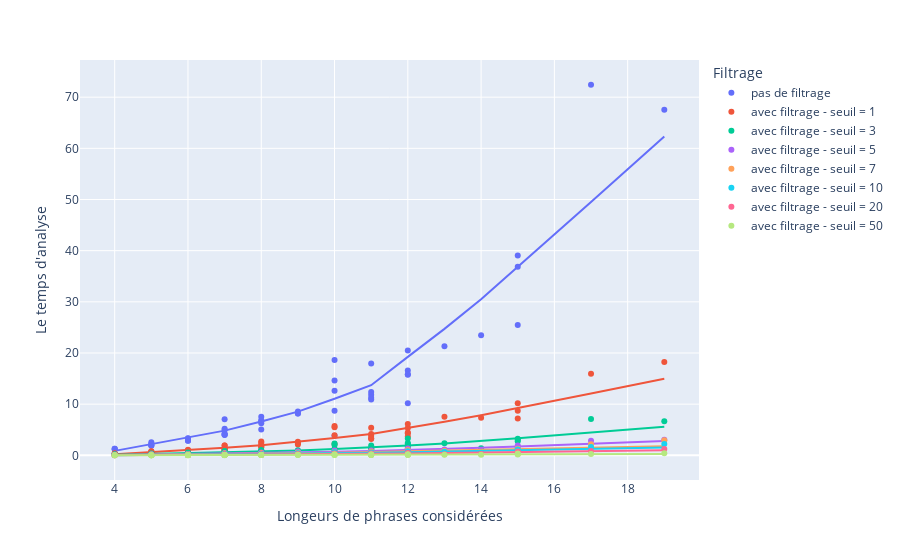

Write notebook code for a chart like this one.
### Code cell
# data = {   'Longeurs de phrases considérées' : all_lengths_filtered_sorted ,
#            "Le temps d'analyse" : all_times_filtered_sorted,
#            "Filtrage" : [[f"avec filtrage - seuil = {seuil_filtrage[i]}" if i else "pas de filtrage"]*len(all_lengths_filtered_sorted[i]) for i in range(len(seuil_filtrage))] ,
#         }
longs= sum([list(x) for x in all_lengths_filtered], [])
temps = sum([list(x) for x in  all_times_filtered], [])
label = [[f"avec filtrage - seuil = {seuil_filtrage[i]}" if i else "pas de filtrage"]*len(all_lengths_filtered[i]) for i in range(len(seuil_filtrage)) ]
data = {   'Longeurs de phrases considérées' : longs ,
           "Le temps d'analyse" : temps,
           "Filtrage" : sum(label,[]),
        }
df = pd.DataFrame(data)

fig = px.scatter(df, x='Longeurs de phrases considérées', y="Le temps d'analyse", color="Filtrage", trendline="lowess")
fig.show()

### Figure 1 — Plotly figure (JSON) as saved in the notebook; plotly's stock layout.template omitted (floating-point values rounded to 4 significant figures)
{"data": [{"hovertemplate": "Filtrage=pas de filtrage<br>Longeurs de phrases considérées=%{x}<br>Le temps d'analyse=%{y}<extra></extra>", "legendgroup": "pas de filtrage", "marker": {"color": "#636efa", "symbol": "circle"}, "mode": "markers", "name": "pas de filtrage", "orientation": "v", "showlegend": true, "type": "scatter", "x": [10, 10, 7, 11, 11, 12, 13, 11, 12, 11, 15, 8, 14, 12, 17, 15, 9, 5, 8, 7, 5, 6, 15, 5, 9, 8, 4, 6, 9, 7, 8, 5, 11, 12, 7, 8, 5, 10, 19, 6, 10, 7, 6, 4, 12, 4, 7, 7, 6, 10], "xaxis": "x", "y": [18.65, 12.62, 5.205, 11.83, 11.24, 10.2, 21.3, 17.92, 16.6, 10.9, 25.48, 6.675, 23.48, 15.85, 72.43, 36.86, 8.167, 2.002, 5.026, 4.02, 1.902, 2.866, 39.03, 1.854, 8.55, 6.857, 1.291, 3.02, 8.188, 4.332, 7.552, 2.559, 12.35, 15.77, 7.061, 6.286, 2.212, 14.61, 67.54, 3.332, 8.697, 4.978, 2.852, 1.204, 20.49, 1.279, 4.022, 4.032, 3.271, 3.802], "yaxis": "y"}, {"hovertemplate": "<b>LOWESS trendline</b><br><br>Filtrage=pas de filtrage<br>Longeurs de phrases considérées=%{x}<br>Le temps d'analyse=%{y} <b>(trend)</b><extra></extra>", "legendgroup": "pas de filtrage", "marker": {"color": "#636efa", "symbol": "circle"}, "mode": "lines", "name": "pas de filtrage", "showlegend": false, "type": "scatter", "x": [4, 4, 4, 5, 5, 5, 5, 5, 6, 6, 6, 6, 6, 7, 7, 7, 7, 7, 7, 7, 8, 8, 8, 8, 8, 9, 9, 9, 10, 10, 10, 10, 10, 11, 11, 11, 11, 11, 12, 12, 12, 12, 12, 13, 14, 15, 15, 15, 17, 19], "xaxis": "x", "y": [0.8683, 0.8683, 0.8683, 2.141, 2.141, 2.141, 2.141, 2.141, 3.45, 3.45, 3.45, 3.45, 3.45, 4.827, 4.827, 4.827, 4.827, 4.827, 4.827, 4.827, 6.602, 6.602, 6.602, 6.602, 6.602, 8.536, 8.536, 8.536, 11.05, 11.05, 11.05, 11.05, 11.05, 13.71, 13.71, 13.71, 13.71, 13.71, 19.23, 19.23, 19.23, 19.23, 19.23, 24.72, 30.5, 36.82, 36.82, 36.82, 49.49, 62.31], "yaxis": "y"}, {"hovertemplate": "Filtrage=avec filtrage - seuil = 1<br>Longeurs de phrases considérées=%{x}<br>Le temps d'analyse=%{y}<extra></extra>", "legendgroup": "avec filtrage - seuil = 1", "marker": {"color": "#EF553B", "symbol": "circle"}, "mode": "markers", "name": "avec filtrage - seuil = 1", "orientation": "v", "showlegend": true, "type": "scatter", "x": [10, 10, 7, 11, 11, 12, 13, 11, 12, 11, 15, 8, 14, 12, 17, 15, 9, 5, 8, 7, 5, 6, 15, 5, 9, 8, 4, 6, 9, 7, 8, 5, 11, 12, 7, 8, 5, 10, 19, 6, 10, 7, 6, 4, 12, 4, 7, 7, 6, 10], "xaxis": "x", "y": [5.738, 5.509, 1.915, 3.815, 4.183, 3.688, 7.531, 5.394, 5.361, 3.194, 7.213, 2.06, 7.333, 4.478, 15.96, 8.72, 2.09, 0.5935, 1.556, 0.9921, 0.494, 0.9046, 10.17, 0.755, 2.334, 1.789, 0.295, 0.785, 2.626, 1.358, 2.7, 0.8066, 3.352, 4.316, 1.916, 2.453, 0.6206, 3.929, 18.24, 0.9605, 2.206, 1.279, 0.6193, 0.291, 6.106, 0.426, 1.1, 1.109, 1.096, 1.226], "yaxis": "y"}, {"hovertemplate": "<b>LOWESS trendline</b><br><br>Filtrage=avec filtrage - seuil = 1<br>Longeurs de phrases considérées=%{x}<br>Le temps d'analyse=%{y} <b>(trend)</b><extra></extra>", "legendgroup": "avec filtrage - seuil = 1", "marker": {"color": "#EF553B", "symbol": "circle"}, "mode": "lines", "name": "avec filtrage - seuil = 1", "showlegend": false, "type": "scatter", "x": [4, 4, 4, 5, 5, 5, 5, 5, 6, 6, 6, 6, 6, 7, 7, 7, 7, 7, 7, 7, 8, 8, 8, 8, 8, 9, 9, 9, 10, 10, 10, 10, 10, 11, 11, 11, 11, 11, 12, 12, 12, 12, 12, 13, 14, 15, 15, 15, 17, 19], "xaxis": "x", "y": [0.2315, 0.2315, 0.2315, 0.6232, 0.6232, 0.6232, 0.6232, 0.6232, 1.029, 1.029, 1.029, 1.029, 1.029, 1.454, 1.454, 1.454, 1.454, 1.454, 1.454, 1.454, 1.977, 1.977, 1.977, 1.977, 1.977, 2.604, 2.604, 2.604, 3.365, 3.365, 3.365, 3.365, 3.365, 4.182, 4.182, 4.182, 4.182, 4.182, 5.339, 5.339, 5.339, 5.339, 5.339, 6.55, 7.835, 9.229, 9.229, 9.229, 12.08, 14.98], "yaxis": "y"}, {"hovertemplate": "Filtrage=avec filtrage - seuil = 3<br>Longeurs de phrases considérées=%{x}<br>Le temps d'analyse=%{y}<extra></extra>", "legendgroup": "avec filtrage - seuil = 3", "marker": {"color": "#00cc96", "symbol": "circle"}, "mode": "markers", "name": "avec filtrage - seuil = 3", "orientation": "v", "showlegend": true, "type": "scatter", "x": [10, 10, 7, 11, 11, 12, 13, 11, 12, 11, 15, 8, 14, 12, 17, 15, 9, 5, 8, 7, 5, 6, 15, 5, 9, 8, 4, 6, 9, 7, 8, 5, 11, 12, 7, 8, 5, 10, 19, 6, 10, 7, 6, 4, 12, 4, 7, 7, 6, 10], "xaxis": "x", "y": [2.314, 2.011, 0.7561, 1.181, 1.317, 1.27, 2.353, 1.924, 2.223, 1.263, 2.748, 0.9027, 1.394, 2.387, 7.111, 3.231, 0.782, 0.272, 0.611, 0.381, 0.1992, 0.364, 3.108, 0.3478, 0.8601, 0.691, 0.161, 0.291, 0.989, 0.5645, 1.041, 0.325, 1.256, 1.772, 0.8331, 0.8894, 0.193, 0.9234, 6.642, 0.5725, 1.203, 0.4766, 0.239, 0.123, 3.295, 0.196, 0.497, 0.5015, 0.459, 0.526], "yaxis": "y"}, {"hovertemplate": "<b>LOWESS trendline</b><br><br>Filtrage=avec filtrage - seuil = 3<br>Longeurs de phrases considérées=%{x}<br>Le temps d'analyse=%{y} <b>(trend)</b><extra></extra>", "legendgroup": "avec filtrage - seuil = 3", "marker": {"color": "#00cc96", "symbol": "circle"}, "mode": "lines", "name": "avec filtrage - seuil = 3", "showlegend": false, "type": "scatter", "x": [4, 4, 4, 5, 5, 5, 5, 5, 6, 6, 6, 6, 6, 7, 7, 7, 7, 7, 7, 7, 8, 8, 8, 8, 8, 9, 9, 9, 10, 10, 10, 10, 10, 11, 11, 11, 11, 11, 12, 12, 12, 12, 12, 13, 14, 15, 15, 15, 17, 19], "xaxis": "x", "y": [0.1189, 0.1189, 0.1189, 0.2713, 0.2713, 0.2713, 0.2713, 0.2713, 0.4272, 0.4272, 0.4272, 0.4272, 0.4272, 0.5884, 0.5884, 0.5884, 0.5884, 0.5884, 0.5884, 0.5884, 0.758, 0.758, 0.758, 0.758, 0.758, 0.9429, 0.9429, 0.9429, 1.219, 1.219, 1.219, 1.219, 1.219, 1.506, 1.506, 1.506, 1.506, 1.506, 1.894, 1.894, 1.894, 1.894, 1.894, 2.297, 2.783, 3.358, 3.358, 3.358, 4.469, 5.579], "yaxis": "y"}, {"hovertemplate": "Filtrage=avec filtrage - seuil = 5<br>Longeurs de phrases considérées=%{x}<br>Le temps d'analyse=%{y}<extra></extra>", "legendgroup": "avec filtrage - seuil = 5", "marker": {"color": "#ab63fa", "symbol": "circle"}, "mode": "markers", "name": "avec filtrage - seuil = 5", "orientation": "v", "showlegend": true, "type": "scatter", "x": [10, 10, 7, 11, 11, 12, 13, 11, 12, 11, 15, 8, 14, 12, 17, 15, 9, 5, 8, 7, 5, 6, 15, 5, 9, 8, 4, 6, 9, 7, 8, 5, 11, 12, 7, 8, 5, 10, 19, 6, 10, 7, 6, 4, 12, 4, 7, 7, 6, 10], "xaxis": "x", "y": [0.9339, 0.8265, 0.424, 0.642, 0.7345, 0.66, 1.142, 0.9341, 1.017, 0.663, 1.425, 0.4525, 0.844, 1.117, 2.869, 1.599, 0.601, 0.125, 0.311, 0.209, 0.109, 0.1987, 1.896, 0.212, 0.692, 0.437, 0.121, 0.195, 0.7296, 0.353, 0.5405, 0.157, 0.6685, 0.8946, 0.367, 0.463, 0.11, 0.53, 3.033, 0.2625, 0.6841, 0.2442, 0.117, 0.07301, 1.337, 0.09698, 0.25, 0.274, 0.237, 0.3436], "yaxis": "y"}, {"hovertemplate": "<b>LOWESS trendline</b><br><br>Filtrage=avec filtrage - seuil = 5<br>Longeurs de phrases considérées=%{x}<br>Le temps d'analyse=%{y} <b>(trend)</b><extra></extra>", "legendgroup": "avec filtrage - seuil = 5", "marker": {"color": "#ab63fa", "symbol": "circle"}, "mode": "lines", "name": "avec filtrage - seuil = 5", "showlegend": false, "type": "scatter", "x": [4, 4, 4, 5, 5, 5, 5, 5, 6, 6, 6, 6, 6, 7, 7, 7, 7, 7, 7, 7, 8, 8, 8, 8, 8, 9, 9, 9, 10, 10, 10, 10, 10, 11, 11, 11, 11, 11, 12, 12, 12, 12, 12, 13, 14, 15, 15, 15, 17, 19], "xaxis": "x", "y": [0.06153, 0.06153, 0.06153, 0.1447, 0.1447, 0.1447, 0.1447, 0.1447, 0.232, 0.232, 0.232, 0.232, 0.232, 0.3278, 0.3278, 0.3278, 0.3278, 0.3278, 0.3278, 0.3278, 0.4607, 0.4607, 0.4607, 0.4607, 0.4607, 0.5777, 0.5777, 0.5777, 0.6994, 0.6994, 0.6994, 0.6994, 0.6994, 0.828, 0.828, 0.828, 0.828, 0.828, 1.013, 1.013, 1.013, 1.013, 1.013, 1.212, 1.457, 1.736, 1.736, 1.736, 2.266, 2.795], "yaxis": "y"}, {"hovertemplate": "Filtrage=avec filtrage - seuil = 7<br>Longeurs de phrases considérées=%{x}<br>Le temps d'analyse=%{y}<extra></extra>", "legendgroup": "avec filtrage - seuil = 7", "marker": {"color": "#FFA15A", "symbol": "circle"}, "mode": "markers", "name": "avec filtrage - seuil = 7", "orientation": "v", "showlegend": true, "type": "scatter", "x": [10, 10, 7, 11, 11, 12, 13, 11, 12, 11, 15, 8, 14, 12, 17, 15, 9, 5, 8, 7, 5, 6, 15, 5, 9, 8, 4, 6, 9, 7, 8, 5, 11, 12, 7, 8, 5, 10, 19, 6, 10, 7, 6, 4, 12, 4, 7, 7, 6, 10], "xaxis": "x", "y": [0.7146, 0.601, 0.3951, 0.4931, 0.551, 0.5094, 0.897, 0.7407, 0.775, 0.514, 1.11, 0.335, 0.6475, 0.861, 2.164, 1.245, 0.45, 0.1139, 0.245, 0.17, 0.09401, 0.162, 1.266, 0.12, 0.342, 0.28, 0.06599, 0.116, 0.5371, 0.243, 0.341, 0.147, 0.547, 0.7341, 0.284, 0.349, 0.106, 0.425, 2.941, 0.2061, 0.5288, 0.2166, 0.09999, 0.05404, 1.022, 0.07944, 0.2, 0.221, 0.185, 0.266], "yaxis": "y"}, {"hovertemplate": "<b>LOWESS trendline</b><br><br>Filtrage=avec filtrage - seuil = 7<br>Longeurs de phrases considérées=%{x}<br>Le temps d'analyse=%{y} <b>(trend)</b><extra></extra>", "legendgroup": "avec filtrage - seuil = 7", "marker": {"color": "#FFA15A", "symbol": "circle"}, "mode": "lines", "name": "avec filtrage - seuil = 7", "showlegend": false, "type": "scatter", "x": [4, 4, 4, 5, 5, 5, 5, 5, 6, 6, 6, 6, 6, 7, 7, 7, 7, 7, 7, 7, 8, 8, 8, 8, 8, 9, 9, 9, 10, 10, 10, 10, 10, 11, 11, 11, 11, 11, 12, 12, 12, 12, 12, 13, 14, 15, 15, 15, 17, 19], "xaxis": "x", "y": [0.05299, 0.05299, 0.05299, 0.1135, 0.1135, 0.1135, 0.1135, 0.1135, 0.1758, 0.1758, 0.1758, 0.1758, 0.1758, 0.2411, 0.2411, 0.2411, 0.2411, 0.2411, 0.2411, 0.2411, 0.3298, 0.3298, 0.3298, 0.3298, 0.3298, 0.4209, 0.4209, 0.4209, 0.5248, 0.5248, 0.5248, 0.5248, 0.5248, 0.6348, 0.6348, 0.6348, 0.6348, 0.6348, 0.7731, 0.7731, 0.7731, 0.7731, 0.7731, 0.9133, 1.054, 1.196, 1.196, 1.196, 1.485, 1.776], "yaxis": "y"}, {"hovertemplate": "Filtrage=avec filtrage - seuil = 10<br>Longeurs de phrases considérées=%{x}<br>Le temps d'analyse=%{y}<extra></extra>", "legendgroup": "avec filtrage - seuil = 10", "marker": {"color": "#19d3f3", "symbol": "circle"}, "mode": "markers", "name": "avec filtrage - seuil = 10", "orientation": "v", "showlegend": true, "type": "scatter", "x": [10, 10, 7, 11, 11, 12, 13, 11, 12, 11, 15, 8, 14, 12, 17, 15, 9, 5, 8, 7, 5, 6, 15, 5, 9, 8, 4, 6, 9, 7, 8, 5, 11, 12, 7, 8, 5, 10, 19, 6, 10, 7, 6, 4, 12, 4, 7, 7, 6, 10], "xaxis": "x", "y": [0.636, 0.4589, 0.288, 0.37, 0.44, 0.377, 0.677, 0.5456, 0.563, 0.4319, 0.886, 0.244, 0.4819, 0.645, 1.608, 1.117, 0.344, 0.079, 0.201, 0.1252, 0.061, 0.113, 1.013, 0.097, 0.252, 0.2316, 0.048, 0.094, 0.405, 0.185, 0.2785, 0.109, 0.4275, 0.5666, 0.2311, 0.268, 0.076, 0.319, 2.202, 0.152, 0.3925, 0.1967, 0.08102, 0.04296, 0.778, 0.059, 0.14, 0.157, 0.131, 0.201], "yaxis": "y"}, {"hovertemplate": "<b>LOWESS trendline</b><br><br>Filtrage=avec filtrage - seuil = 10<br>Longeurs de phrases considérées=%{x}<br>Le temps d'analyse=%{y} <b>(trend)</b><extra></extra>", "legendgroup": "avec filtrage - seuil = 10", "marker": {"color": "#19d3f3", "symbol": "circle"}, "mode": "lines", "name": "avec filtrage - seuil = 10", "showlegend": false, "type": "scatter", "x": [4, 4, 4, 5, 5, 5, 5, 5, 6, 6, 6, 6, 6, 7, 7, 7, 7, 7, 7, 7, 8, 8, 8, 8, 8, 9, 9, 9, 10, 10, 10, 10, 10, 11, 11, 11, 11, 11, 12, 12, 12, 12, 12, 13, 14, 15, 15, 15, 17, 19], "xaxis": "x", "y": [0.03559, 0.03559, 0.03559, 0.08408, 0.08408, 0.08408, 0.08408, 0.08408, 0.134, 0.134, 0.134, 0.134, 0.134, 0.1863, 0.1863, 0.1863, 0.1863, 0.1863, 0.1863, 0.1863, 0.252, 0.252, 0.252, 0.252, 0.252, 0.3181, 0.3181, 0.3181, 0.3994, 0.3994, 0.3994, 0.3994, 0.3994, 0.4828, 0.4828, 0.4828, 0.4828, 0.4828, 0.6044, 0.6044, 0.6044, 0.6044, 0.6044, 0.732, 0.8589, 0.9881, 0.9881, 0.9881, 1.253, 1.523], "yaxis": "y"}, {"hovertemplate": "Filtrage=avec filtrage - seuil = 20<br>Longeurs de phrases considérées=%{x}<br>Le temps d'analyse=%{y}<extra></extra>", "legendgroup": "avec filtrage - seuil = 20", "marker": {"color": "#FF6692", "symbol": "circle"}, "mode": "markers", "name": "avec filtrage - seuil = 20", "orientation": "v", "showlegend": true, "type": "scatter", "x": [10, 10, 7, 11, 11, 12, 13, 11, 12, 11, 15, 8, 14, 12, 17, 15, 9, 5, 8, 7, 5, 6, 15, 5, 9, 8, 4, 6, 9, 7, 8, 5, 11, 12, 7, 8, 5, 10, 19, 6, 10, 7, 6, 4, 12, 4, 7, 7, 6, 10], "xaxis": "x", "y": [0.3301, 0.2601, 0.1711, 0.146, 0.146, 0.148, 0.197, 0.3766, 0.257, 0.128, 0.414, 0.121, 0.279, 0.321, 0.8586, 0.5651, 0.1884, 0.04, 0.092, 0.056, 0.041, 0.05504, 0.7673, 0.04799, 0.1412, 0.114, 0.022, 0.06199, 0.224, 0.097, 0.092, 0.064, 0.298, 0.4125, 0.137, 0.147, 0.05, 0.205, 1.226, 0.107, 0.2511, 0.114, 0.05, 0.037, 0.4734, 0.03502, 0.086, 0.118, 0.105, 0.22], "yaxis": "y"}, {"hovertemplate": "<b>LOWESS trendline</b><br><br>Filtrage=avec filtrage - seuil = 20<br>Longeurs de phrases considérées=%{x}<br>Le temps d'analyse=%{y} <b>(trend)</b><extra></extra>", "legendgroup": "avec filtrage - seuil = 20", "marker": {"color": "#FF6692", "symbol": "circle"}, "mode": "lines", "name": "avec filtrage - seuil = 20", "showlegend": false, "type": "scatter", "x": [4, 4, 4, 5, 5, 5, 5, 5, 6, 6, 6, 6, 6, 7, 7, 7, 7, 7, 7, 7, 8, 8, 8, 8, 8, 9, 9, 9, 10, 10, 10, 10, 10, 11, 11, 11, 11, 11, 12, 12, 12, 12, 12, 13, 14, 15, 15, 15, 17, 19], "xaxis": "x", "y": [0.0272, 0.0272, 0.0272, 0.05236, 0.05236, 0.05236, 0.05236, 0.05236, 0.07741, 0.07741, 0.07741, 0.07741, 0.07741, 0.1031, 0.1031, 0.1031, 0.1031, 0.1031, 0.1031, 0.1031, 0.1403, 0.1403, 0.1403, 0.1403, 0.1403, 0.1849, 0.1849, 0.1849, 0.2371, 0.2371, 0.2371, 0.2371, 0.2371, 0.2914, 0.2914, 0.2914, 0.2914, 0.2914, 0.3563, 0.3563, 0.3563, 0.3563, 0.3563, 0.4436, 0.5338, 0.6195, 0.6195, 0.6195, 0.7897, 0.965], "yaxis": "y"}, {"hovertemplate": "Filtrage=avec filtrage - seuil = 50<br>Longeurs de phrases considérées=%{x}<br>Le temps d'analyse=%{y}<extra></extra>", "legendgroup": "avec filtrage - seuil = 50", "marker": {"color": "#B6E880", "symbol": "circle"}, "mode": "markers", "name": "avec filtrage - seuil = 50", "orientation": "v", "showlegend": true, "type": "scatter", "x": [10, 10, 7, 11, 11, 12, 13, 11, 12, 11, 15, 8, 14, 12, 17, 15, 9, 5, 8, 7, 5, 6, 15, 5, 9, 8, 4, 6, 9, 7, 8, 5, 11, 12, 7, 8, 5, 10, 19, 6, 10, 7, 6, 4, 12, 4, 7, 7, 6, 10], "xaxis": "x", "y": [0.152, 0.149, 0.082, 0.072, 0.172, 0.098, 0.109, 0.1722, 0.123, 0.1105, 0.251, 0.037, 0.116, 0.089, 0.238, 0.161, 0.1091, 0.017, 0.04099, 0.026, 0.024, 0.028, 0.3435, 0.017, 0.082, 0.074, 0.012, 0.04198, 0.107, 0.038, 0.046, 0.032, 0.082, 0.117, 0.068, 0.07902, 0.02999, 0.114, 0.4211, 0.053, 0.129, 0.056, 0.022, 0.02103, 0.214, 0.017, 0.043, 0.06503, 0.05204, 0.077], "yaxis": "y"}, {"hovertemplate": "<b>LOWESS trendline</b><br><br>Filtrage=avec filtrage - seuil = 50<br>Longeurs de phrases considérées=%{x}<br>Le temps d'analyse=%{y} <b>(trend)</b><extra></extra>", "legendgroup": "avec filtrage - seuil = 50", "marker": {"color": "#B6E880", "symbol": "circle"}, "mode": "lines", "name": "avec filtrage - seuil = 50", "showlegend": false, "type": "scatter", "x": [4, 4, 4, 5, 5, 5, 5, 5, 6, 6, 6, 6, 6, 7, 7, 7, 7, 7, 7, 7, 8, 8, 8, 8, 8, 9, 9, 9, 10, 10, 10, 10, 10, 11, 11, 11, 11, 11, 12, 12, 12, 12, 12, 13, 14, 15, 15, 15, 17, 19], "xaxis": "x", "y": [0.01414, 0.01414, 0.01414, 0.02658, 0.02658, 0.02658, 0.02658, 0.02658, 0.03903, 0.03903, 0.03903, 0.03903, 0.03903, 0.05209, 0.05209, 0.05209, 0.05209, 0.05209, 0.05209, 0.05209, 0.07101, 0.07101, 0.07101, 0.07101, 0.07101, 0.08958, 0.08958, 0.08958, 0.0994, 0.0994, 0.0994, 0.0994, 0.0994, 0.1094, 0.1094, 0.1094, 0.1094, 0.1094, 0.1188, 0.1188, 0.1188, 0.1188, 0.1188, 0.1361, 0.1551, 0.1732, 0.1732, 0.1732, 0.2104, 0.2507], "yaxis": "y"}], "layout": {"legend": {"title": {"text": "Filtrage"}, "tracegroupgap": 0}, "margin": {"t": 60}, "xaxis": {"anchor": "y", "domain": [0, 1], "title": {"text": "Longeurs de phrases considérées"}}, "yaxis": {"anchor": "x", "domain": [0, 1], "title": {"text": "Le temps d'analyse"}}}}
